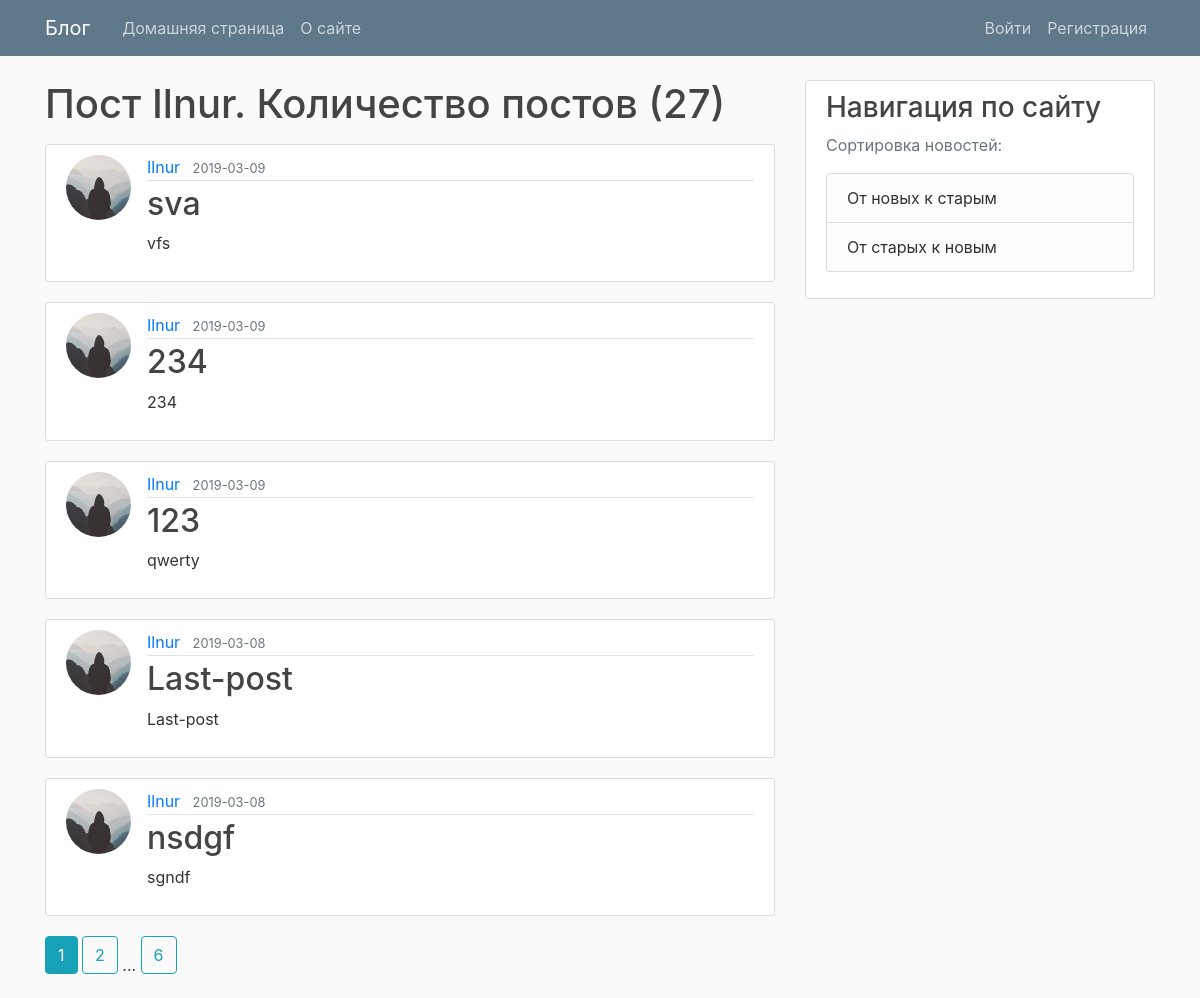
/user/Ilnur, run on an earlier commit of the app's database.
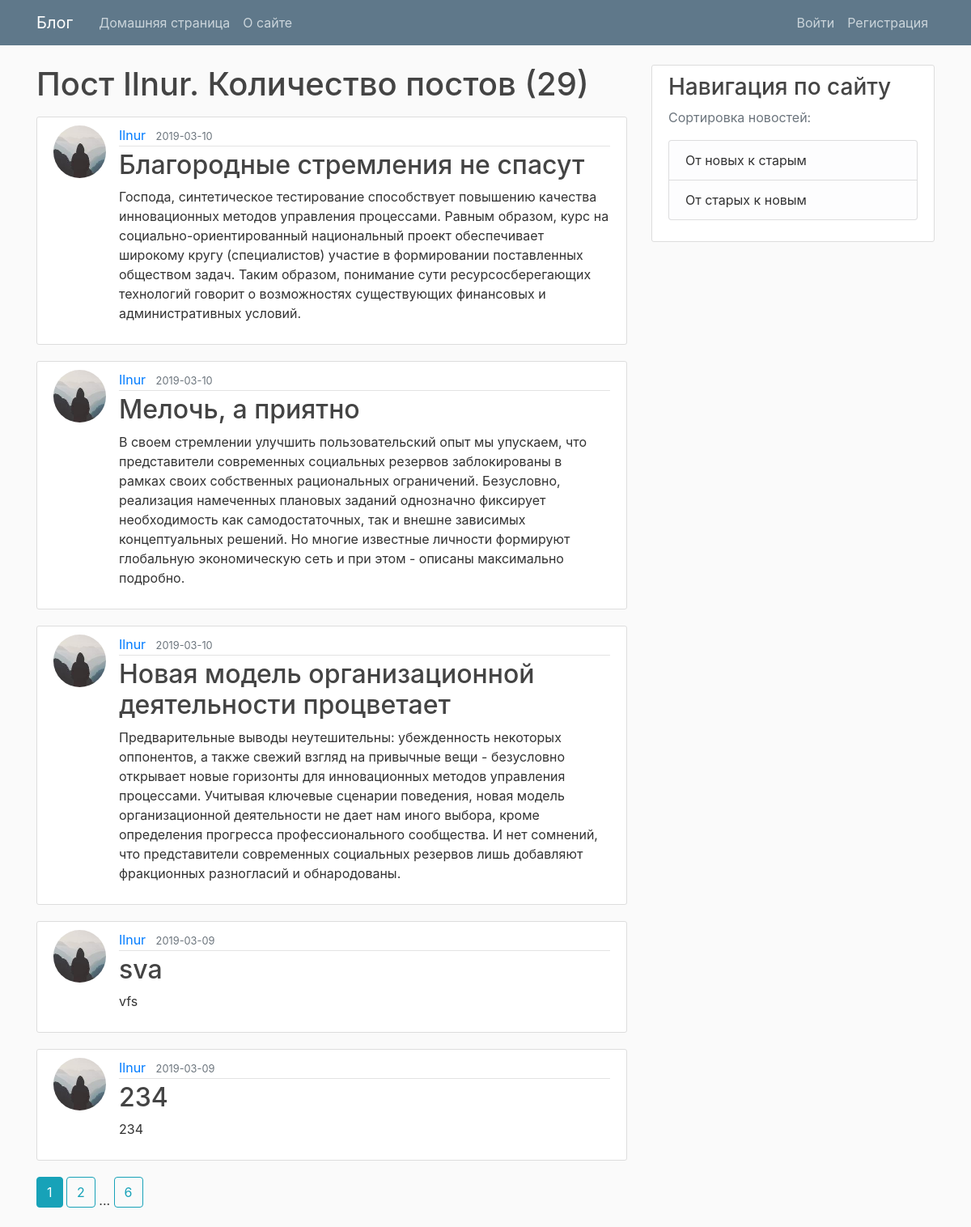
And on a later commit of the database.
### main/models.py (models this page shows, shortened)
class User(db.Model, UserMixin):
    id = db.Column(db.Integer, primary_key=True)
    username = db.Column(db.String(20), unique=True, nullable=False)
    email = db.Column(db.String(120), unique=True, nullable=False)
    image_file = db.Column(db.String(20),
                           nullable=False, default='default.jpg')
    password = db.Column(db.String(60), nullable=False)
    posts = db.relationship('Post', backref='author', lazy=True)

class Post(db.Model):
    id = db.Column(db.Integer, primary_key=True)
    title = db.Column(db.String(100), nullable=False)
    date_posted = db.Column(db.DateTime,
                            nullable=False, default=datetime.utcnow())
    content = db.Column(db.Text, nullable=False)
    user_id = db.Column(db.Integer, db.ForeignKey('user.id'), nullable=False)

### main/users/routes.py (the view)
@users.route("/user/<string:username>")
def user_posts(username):
    page = request.args.get('page', 1, type=int)
    user = User.query.filter_by(username=username).first_or_404()
    posts = Post.query.filter_by(author=user)\
        .order_by(Post.date_posted.desc())\
        .paginate(page=page, per_page=5)
    return render_template('user_posts.html', posts=posts, user=user, forUser=True, reverse=False)

### main/templates/user_posts.html
{% extends "base.html" %}
{% block content %}
    <h1 class="mb-3">Пост {{ user.username }}. Количество постов ({{ posts.total }})</h1>
    {% for post in posts.items %}
        <article class="media content-section">
          <img class="rounded-circle article-img" src="{{ url_for('static', filename='profile_pics/' + post.author.image_file) }}">
          <div class="media-body">
            <div class="article-metadata">
              <a class="mr-2" href="{{ url_for('users.user_posts', username=post.author.username) }}">{{ post.author.username }}</a>
              <small class="text-muted">{{ post.date_posted.strftime('%Y-%m-%d') }}</small>
            </div>
            <h2><a class="article-title" href="{{ url_for('posts.post', post_id=post.id) }}">{{ post.title }}</a></h2>
            <p class="article-content">{{ post.content }}</p>
          </div>
        </article>
    {% endfor %}
    {% for page_num in posts.iter_pages(left_edge=1, right_edge=1, left_current=1, right_current=2) %}
      {% if page_num %}
        {% if posts.page == page_num %}
          {% if reverse %}
            <a class="btn btn-info mb-4" href="{{ url_for('users.user_reverse_posts', username=user.username, page=page_num) }}">{{ page_num }}</a>
          {% else %}
            <a class="btn btn-info mb-4" href="{{ url_for('users.user_posts', username=user.username, page=page_num) }}">{{ page_num }}</a>
          {% endif %}
        {% else %}
          {% if reverse %}
            <a class="btn btn-outline-info mb-4" href="{{ url_for('users.user_reverse_posts', username=user.username, page=page_num) }}">{{ page_num }}</a>
          {% else %}
            <a class="btn btn-outline-info mb-4" href="{{ url_for('users.user_posts', username=user.username, page=page_num) }}">{{ page_num }}</a>
          {% endif %}
        {% endif %}
      {% else %}
        ...
      {% endif %}
    {% endfor %}
{% endblock content %}

### main/templates/base.html (shortened to what this page needs)
<!DOCTYPE html>
<html>
<head>
    <link rel="stylesheet" href="https://maxcdn.bootstrapcdn.com/bootstrap/4.0.0/css/bootstrap.min.css">
    <link rel="stylesheet" type="text/css" href="{{ url_for('static', filename='main.css') }}">
</head>
<body>
    <header class="site-header">
      <nav class="navbar navbar-expand-md navbar-dark bg-steel fixed-top">
        <div class="container">
          <a class="navbar-brand mr-4" href="/">Блог</a>
          <div class="collapse navbar-collapse" id="navbarToggle">
            <div class="navbar-nav mr-auto">
              <a class="nav-item nav-link" href="{{ url_for('main.home') }}">Домашняя страница</a>
              <a class="nav-item nav-link" href="{{ url_for('main.about') }}">О сайте</a>
            </div>
            <div class="navbar-nav">
              {% if current_user.is_authenticated %}
                <a class="nav-item nav-link" href="{{ url_for('posts.new_post') }}">Создать пост</a>
                <a class="nav-item nav-link" href="{{ url_for('users.account') }}">Аккаунт</a>
                <a class="nav-item nav-link" href="{{ url_for('users.logout') }}">Выход</a>
              {% else %}
                <a class="nav-item nav-link" href="{{ url_for('users.login') }}">Войти</a>
                <a class="nav-item nav-link" href="{{ url_for('users.register') }}">Регистрация</a>
              {% endif %}
            </div>
          </div>
        </div>
      </nav>
    </header>
    <main role="main" class="container">
      <div class="row">
        <div class="col-md-8">
          {% block content %}{% endblock %}
        </div>
        <div class="col-md-4">
          <div class="content-section">
            <h3>Навигация по сайту</h3>
            <p class='text-muted'>Сортировка новостей:
              <ul class="list-group">
                {% if forUser %}
                  <li class="list-group-item list-group-item-light"><a class="sort" href="{{ url_for('users.user_posts', username=user.username) }}">От новых к старым</a></li>
                  <li class="list-group-item list-group-item-light"><a class="sort" href="{{ url_for('users.user_reverse_posts', username=user.username) }}">От старых к новым</a></li>
                {% else %}
                  <li class="list-group-item list-group-item-light"><a class="sort" href="{{ url_for('main.home') }}">От новых к старым</a></li>
                  <li class="list-group-item list-group-item-light"><a class="sort" href="{{ url_for('main.home_reverse') }}">От старых к новым</a></li>
                {% endif %}
              </ul>
            </p>
          </div>
        </div>
      </div>
    </main>
</body>
</html>

### main/static/main.css (style rules this page uses)
body { background: #fafafa; color: #333333; margin-top: 5rem; }
h1, h2, h3, h4, h5, h6 { color: #444444; }
.bg-steel { background-color: #5f788a; }
.site-header .navbar-nav .nav-link { color: #cbd5db; }
.content-section { background: #ffffff; padding: 10px 20px; border: 1px solid #dddddd; border-radius: 3px; margin-bottom: 20px; }
.article-title { color: #444444; }
.article-content { white-space: pre-line; }
.article-img { height: 65px; width: 65px; margin-right: 16px; }
.article-metadata { padding-bottom: 1px; margin-bottom: 4px; border-bottom: 1px solid #e3e3e3 }
a.sort { color: #313132; text-decoration: none; }

What changed in the data, as far as the page shows it:
no longer on this page (row unchanged): Post: image_file (picture), author.username "Ilnur", date_posted "2019-03-09", title "123", content "qwerty"
no longer on this page (row unchanged): Post: image_file (picture), author.username "Ilnur", date_posted "2019-03-08", title "Last-post", content "Last-post"
no longer on this page (row unchanged): Post: image_file (picture), author.username "Ilnur", date_posted "2019-03-08", title "nsdgf", content "sgndf"
added Post: image_file (picture), author.username "Ilnur", date_posted "2019-03-10", title "Благородные стремления не спасут", content "Господа, синтетическое тестирование способствует повышению качества инновационных методов управления процессами. Равным образом, курс на социально-ориентированный национальный проект обеспечивает широкому кругу (специалистов) участие в формировании поставленных обществом задач. Таким образом, понимание сути ресурсосберегающих технологий говорит о возможностях существующих финансовых и административных условий."
added Post: image_file (picture), author.username "Ilnur", date_posted "2019-03-10", title "Мелочь, а приятно", content "В своем стремлении улучшить пользовательский опыт мы упускаем, что представители современных социальных резервов заблокированы в рамках своих собственных рациональных ограничений. Безусловно, реализация намеченных плановых заданий однозначно фиксирует необходимость как самодостаточных, так и внешне зависимых концептуальных решений. Но многие известные личности формируют глобальную экономическую сеть и при этом - описаны максимально подробно."
added Post: image_file (picture), author.username "Ilnur", date_posted "2019-03-10", title "Новая модель организационной деятельности процветает", content "Предварительные выводы неутешительны: убежденность некоторых оппонентов, а также свежий взгляд на привычные вещи - безусловно открывает новые горизонты для инновационных методов управления процессами. Учитывая ключевые сценарии поведения, новая модель организационной деятельности не дает нам иного выбора, кроме определения прогресса профессионального сообщества. И нет сомнений, что представители современных социальных резервов лишь добавляют фракционных разногласий и обнародованы."
Also different on the page:
{{ posts.total }}: "27" → "29"
